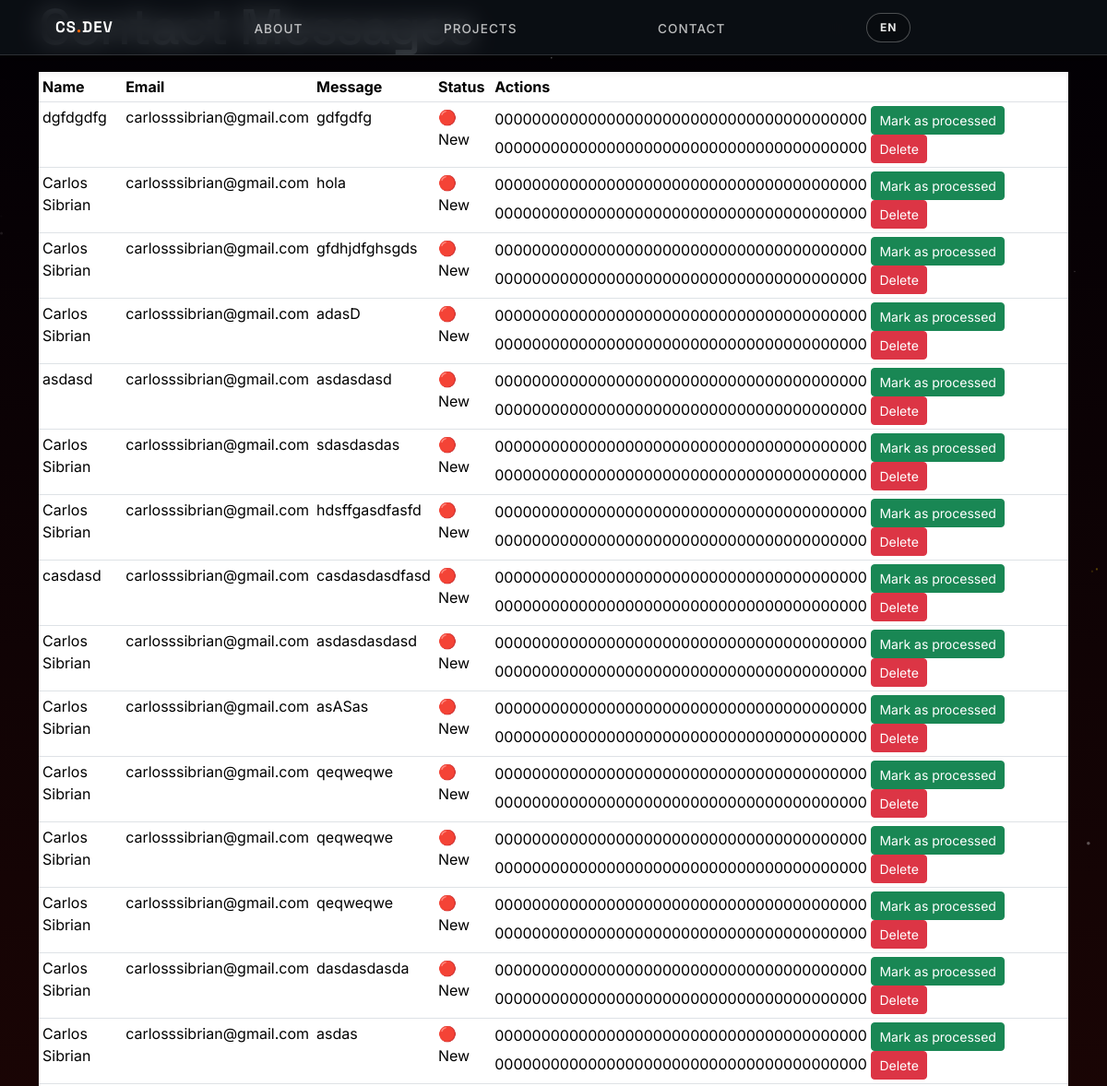
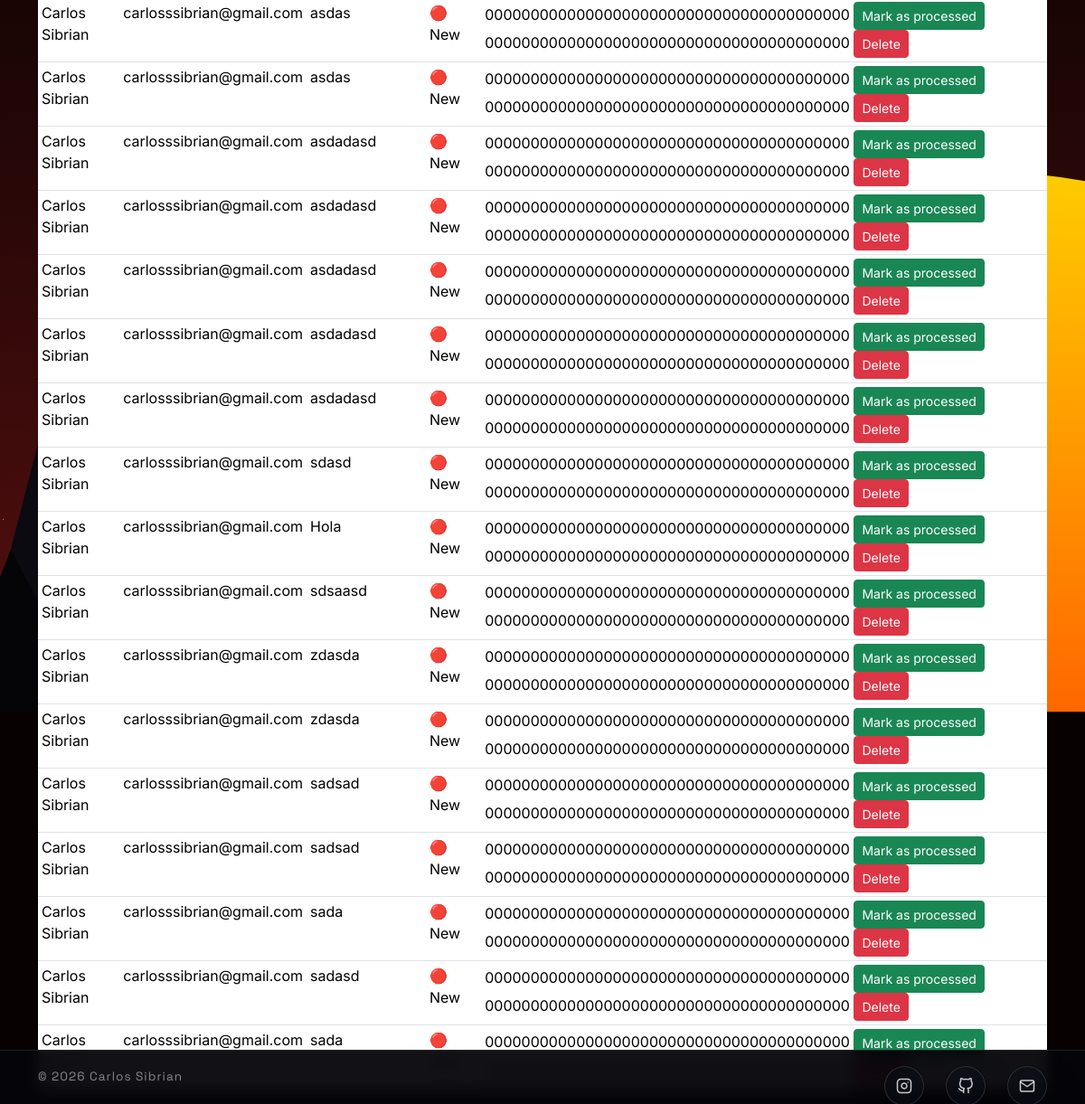
Screenshot of /admin/messages (signed in) with the database file from the repository (2 pictures, top to bottom).
### models.py (models this page shows)
class TimestampMixin:
    created_at: Mapped[datetime] = mapped_column(
        DateTime(timezone=True),  # tells SQLAlchemy that this column stores tz-aware datetimes
        default=lambda: datetime.now(timezone.utc)
    )
    updated_at: Mapped[datetime] = mapped_column(
        DateTime(timezone=True),
        default=lambda: datetime.now(timezone.utc),
        onupdate=lambda: datetime.now(timezone.utc)
    )

class ContactMessage(db.Model, TimestampMixin):
    __tablename__ = "contact_messages"
    id: Mapped[int] = mapped_column(Integer, primary_key=True)
    name: Mapped[str] = mapped_column(String(120), nullable=False)
    email: Mapped[str] = mapped_column(String(240), nullable=False)
    message: Mapped[str] = mapped_column(Text, nullable=False)
    processed: Mapped[bool] = mapped_column(Boolean, default=False)

### routes_admin.py (the view)
    @app.get("/admin/messages")
    @admin_only
    def admin_messages():
        messages = ContactMessage.query.order_by(ContactMessage.processed.asc(),
                                                 ContactMessage.created_at.desc()).all()
        return render_template("admin/messages.html", messages=messages)

### routes_admin.py (called while the page is built)
def admin_only(f):
    @wraps(f)
    def wrapper(*args, **kwargs):
        if not current_user.is_authenticated or not getattr(current_user, "is_admin", False):
            return abort(403)
        return f(*args, **kwargs)
    return wrapper

### templates/admin/messages.html (shortened to what this page needs)
{% extends "layout/base.html" %}
{% block content %}
<h1>Contact Messages</h1>
<table class="table table-sm">
  <thead>
    <tr><th>Name</th><th>Email</th><th>Message</th><th>Status</th><th>Actions</th></tr>
  </thead>
  <tbody>
    {% for m in messages %}
    <tr class="{{ 'table-light' if m.processed else '' }}">
      <td>{{ m.name }}</td>
      <td>{{ m.email }}</td>
      <td>{{ m.message }}</td>
      <td>{{ '✅ Processed' if m.processed else '🔴 New' }}</td>
      <td>
        <form method="post" action="{{ url_for('admin_message_toggle', mid=m.id) }}" class="d-inline">
          {{ csrf_token() }}
          {% if not m.processed %}
            <button class="btn btn-success btn-sm">Mark as processed</button>
          {% else %}
            <button class="btn btn-warning btn-sm">Mark as unprocessed</button>
          {% endif %}
        </form>
        <form method="post" action="{{ url_for('admin_message_delete', mid=m.id) }}" class="d-inline"
              onsubmit="return confirm('Delete this message?');">
          {{ csrf_token() }}
          <button class="btn btn-danger btn-sm">Delete</button>
        </form>
      </td>
    </tr>
    {% endfor %}
  </tbody>
</table>
{% endblock %}

### templates/layout/base.html (shortened to what this page needs)
<!doctype html>
<html lang="{{ current_lang() }}">
<head>
  <link href="https://cdn.jsdelivr.net/npm/bootstrap@5.3.3/dist/css/bootstrap.min.css" rel="stylesheet">
  <link rel="stylesheet" href="{{ url_for('static', filename='css/main.css') }}">
</head>
<body class="{% if request.endpoint in ['about', 'contact'] %}scroll-trigger-body{% endif %}">
  <div id="canvas-container" style="position: fixed; top: 0; left: 0; width: 100%; height: 100%; z-index: -1; background-color: #050505;">
  </div>
{% block navbar %}
  <div class="navbar-floating-container">
    <nav class="navbar navbar-expand-lg navbar-glass">
        <a class="brand-logo" href="{{ url_for('index') }}">
          CS<span style="color: var(--accent);">.</span>DEV
        </a>
        <div class="collapse navbar-collapse" id="navMenu">
          <ul class="navbar-nav w-100 justify-content-evenly align-items-center">
            <li class="nav-item">
              <a class="nav-link-custom" href="{{ url_for('about') }}">{{ t('about') }}</a>
            </li>
            <li class="nav-item">
              <a class="nav-link-custom" href="{{ url_for('projects_list') }}">{{ t('projects') }}</a>
            </li>
            <li class="nav-item">
              <a class="nav-link-custom" href="{{ url_for('contact') }}">{{ t('contact') }}</a>
            </li>
            <li class="nav-item mt-2 mt-lg-0">
               <a class="btn-lang" href="{{ url_for('switch_lang', code='en' if current_lang()=='es' else 'es') }}">
                 {{ current_lang()|upper }}
               </a>
            </li>
          </ul>
        </div>
    </nav>
  </div>
{% endblock %}
  <div class="static-content-wrapper" {% if request.endpoint == 'index' %}style="pointer-events: none !important;"{% endif %}>
      <main class="container" {% if request.endpoint == 'index' %}style="pointer-events: none !important;"{% endif %}>
        {% block content %}{% endblock %}
      </main>
  </div>
{% block footer %}
  <footer class="main-footer">
    <div class="container d-flex justify-content-between align-items-center h-100">
        <span class="copyright-text">© 2026 Carlos Sibrian</span>
        <div class="footer-socials d-flex gap-4">
            <a href="https://www.instagram.com/sibrianc/" target="_blank" class="social-btn-glass" aria-label="Instagram">
                <i data-feather="instagram"></i>
            </a>
            <a href="https://github.com/sibrianc" target="_blank" class="social-btn-glass" aria-label="Github">
                <i data-feather="github"></i>
            </a>
            <a href="mailto:tu@email.com" class="social-btn-glass" aria-label="Email">
                <i data-feather="mail"></i>
            </a>
        </div>
    </div>
  </footer>
  {% endblock %}
</body>
</html>

### rows the page displays
ContactMessage: name "dgfdgdfg", email "carlosssibrian@gmail.com", message "gdfgdfg", processed "🔴 New", csrf_token "0000000000000000000000000000000000000000", shows "Mark as processed"
ContactMessage: name "Carlos Sibrian", email "carlosssibrian@gmail.com", message "hola", processed "🔴 New", csrf_token "0000000000000000000000000000000000000000", shows "Mark as processed"
ContactMessage: name "Carlos Sibrian", email "carlosssibrian@gmail.com", message "gfdhjdfghsgds", processed "🔴 New", csrf_token "0000000000000000000000000000000000000000", shows "Mark as processed"
ContactMessage: name "Carlos Sibrian", email "carlosssibrian@gmail.com", message "adasD", processed "🔴 New", csrf_token "0000000000000000000000000000000000000000", shows "Mark as processed"
ContactMessage: name "asdasd", email "carlosssibrian@gmail.com", message "asdasdasd", processed "🔴 New", csrf_token "0000000000000000000000000000000000000000", shows "Mark as processed"
ContactMessage: name "Carlos Sibrian", email "carlosssibrian@gmail.com", message "sdasdasdas", processed "🔴 New", csrf_token "0000000000000000000000000000000000000000", shows "Mark as processed"
ContactMessage: name "Carlos Sibrian", email "carlosssibrian@gmail.com", message "hdsffgasdfasfd", processed "🔴 New", csrf_token "0000000000000000000000000000000000000000", shows "Mark as processed"
ContactMessage: name "casdasd", email "carlosssibrian@gmail.com", message "casdasdasdfasd", processed "🔴 New", csrf_token "0000000000000000000000000000000000000000", shows "Mark as processed"
ContactMessage: name "Carlos Sibrian", email "carlosssibrian@gmail.com", message "asdasdasdasd", processed "🔴 New", csrf_token "0000000000000000000000000000000000000000", shows "Mark as processed"
ContactMessage: name "Carlos Sibrian", email "carlosssibrian@gmail.com", message "asASas", processed "🔴 New", csrf_token "0000000000000000000000000000000000000000", shows "Mark as processed"
ContactMessage: name "Carlos Sibrian", email "carlosssibrian@gmail.com", message "qeqweqwe", processed "🔴 New", csrf_token "0000000000000000000000000000000000000000", shows "Mark as processed"
ContactMessage: name "Carlos Sibrian", email "carlosssibrian@gmail.com", message "qeqweqwe", processed "🔴 New", csrf_token "0000000000000000000000000000000000000000", shows "Mark as processed"
ContactMessage: name "Carlos Sibrian", email "carlosssibrian@gmail.com", message "qeqweqwe", processed "🔴 New", csrf_token "0000000000000000000000000000000000000000", shows "Mark as processed"
ContactMessage: name "Carlos Sibrian", email "carlosssibrian@gmail.com", message "dasdasdasda", processed "🔴 New", csrf_token "0000000000000000000000000000000000000000", shows "Mark as processed"
ContactMessage: name "Carlos Sibrian", email "carlosssibrian@gmail.com", message "asdas", processed "🔴 New", csrf_token "0000000000000000000000000000000000000000", shows "Mark as processed"
ContactMessage: name "Carlos Sibrian", email "carlosssibrian@gmail.com", message "asdas", processed "🔴 New", csrf_token "0000000000000000000000000000000000000000", shows "Mark as processed"
ContactMessage: name "Carlos Sibrian", email "carlosssibrian@gmail.com", message "asdas", processed "🔴 New", csrf_token "0000000000000000000000000000000000000000", shows "Mark as processed"
ContactMessage: name "Carlos Sibrian", email "carlosssibrian@gmail.com", message "asdadasd", processed "🔴 New", csrf_token "0000000000000000000000000000000000000000", shows "Mark as processed"
ContactMessage: name "Carlos Sibrian", email "carlosssibrian@gmail.com", message "asdadasd", processed "🔴 New", csrf_token "0000000000000000000000000000000000000000", shows "Mark as processed"
ContactMessage: name "Carlos Sibrian", email "carlosssibrian@gmail.com", message "asdadasd", processed "🔴 New", csrf_token "0000000000000000000000000000000000000000", shows "Mark as processed"
ContactMessage: name "Carlos Sibrian", email "carlosssibrian@gmail.com", message "asdadasd", processed "🔴 New", csrf_token "0000000000000000000000000000000000000000", shows "Mark as processed"
ContactMessage: name "Carlos Sibrian", email "carlosssibrian@gmail.com", message "asdadasd", processed "🔴 New", csrf_token "0000000000000000000000000000000000000000", shows "Mark as processed"
ContactMessage: name "Carlos Sibrian", email "carlosssibrian@gmail.com", message "sdasd", processed "🔴 New", csrf_token "0000000000000000000000000000000000000000", shows "Mark as processed"
ContactMessage: name "Carlos Sibrian", email "carlosssibrian@gmail.com", message "Hola", processed "🔴 New", csrf_token "0000000000000000000000000000000000000000", shows "Mark as processed"
ContactMessage: name "Carlos Sibrian", email "carlosssibrian@gmail.com", message "sdsaasd", processed "🔴 New", csrf_token "0000000000000000000000000000000000000000", shows "Mark as processed"
ContactMessage: name "Carlos Sibrian", email "carlosssibrian@gmail.com", message "zdasda", processed "🔴 New", csrf_token "0000000000000000000000000000000000000000", shows "Mark as processed"
ContactMessage: name "Carlos Sibrian", email "carlosssibrian@gmail.com", message "zdasda", processed "🔴 New", csrf_token "0000000000000000000000000000000000000000", shows "Mark as processed"
ContactMessage: name "Carlos Sibrian", email "carlosssibrian@gmail.com", message "sadsad", processed "🔴 New", csrf_token "0000000000000000000000000000000000000000", shows "Mark as processed"
ContactMessage: name "Carlos Sibrian", email "carlosssibrian@gmail.com", message "sadsad", processed "🔴 New", csrf_token "0000000000000000000000000000000000000000", shows "Mark as processed"
ContactMessage: name "Carlos Sibrian", email "carlosssibrian@gmail.com", message "sada", processed "🔴 New", csrf_token "0000000000000000000000000000000000000000", shows "Mark as processed"
ContactMessage: name "Carlos Sibrian", email "carlosssibrian@gmail.com", message "sadasd", processed "🔴 New", csrf_token "0000000000000000000000000000000000000000", shows "Mark as processed"
ContactMessage: name "Carlos…", email "carlosssibrian@gmail.com", message "sada", processed "🔴…", csrf_token "0000000000000000000000000000000000000000", shows "Mark as processed"

### other values shown
{{ t('about') }} "ABOUT"
{{ t('projects') }} "PROJECTS"
{{ t('contact') }} "CONTACT"
{{ current_lang()|upper }} "EN"
